Frame 1 (no input): blank canvas, image omitted
Frame 60 (the mouse pressed at the canvas centre just before this capture): blank canvas, image omitted
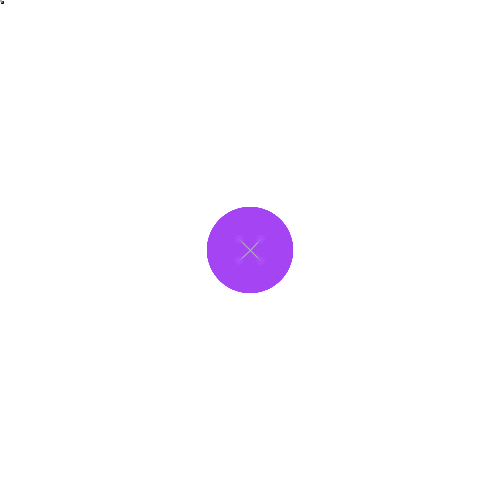
Frame 120 (the mouse held since frame 60 and released just before this capture)

The Processing sketch whose frames 1 and 60 were blank and that drew this single picture after the mouse press (run headless with seeded random() and noise(); from frame 60 on, the mouse is pressed at the canvas centre):

// Processing sketch: processing_12780
// ── processing_12780.pde

//Assignment #3
//Name: Jessica Tan
//E-mail: jtan@brynmawr.edu
//Date: 9/23/10
float x;
float y;
float w;
float h;
float r;
float g;
float b;
float a;


void setup() {
  size(500,500);
  background(255);
  smooth();
  frameRate(5);
  x=10;
  y=10;
  w=20;
  h=20;
}

void draw() {
rectMode(CENTER);
drawFlower();

}
  void drawFlower() {
    
  noStroke();
  fill(r,g,b,a);
  ellipse(mouseX,mouseY,w,h);
  ellipse(mouseX+w/4,mouseY,w/2,h/2);
  ellipse(mouseX-w/4,mouseY,w/2,h/2);
  ellipse(mouseX,mouseY+h/4,w/2,h/2);
  ellipse(mouseX,mouseY-h/4,w/2,h/2);
  stroke(175);
  line(mouseX-w/8,mouseY-w/8,mouseX,mouseY);
  line(mouseX+w/8,mouseY-w/8,mouseX,mouseY);
  line(mouseX-w/8,mouseY+w/8,mouseX,mouseY);
  line(mouseX+w/8,mouseY+w/8,mouseX,mouseY);
  noStroke();
  fill(r+10,g+10,b+10,a+100);
  ellipse(mouseX-w/8,mouseY-w/8,w/10,h/10);
  ellipse(mouseX+w/8,mouseY-w/8,w/10,h/10);
  ellipse(mouseX-w/8,mouseY+w/8,w/10,h/10);
  ellipse(mouseX+w/8,mouseY+w/8,w/10,h/10);
 
  }
  void mousePressed() {
    
  r=random(255);
  g=random(255);
  b=random(255);
  a=random(50,150);
  x=mouseX;
  y=mouseY;
  w=random(100);
  h=w;
  }
   
  
 
